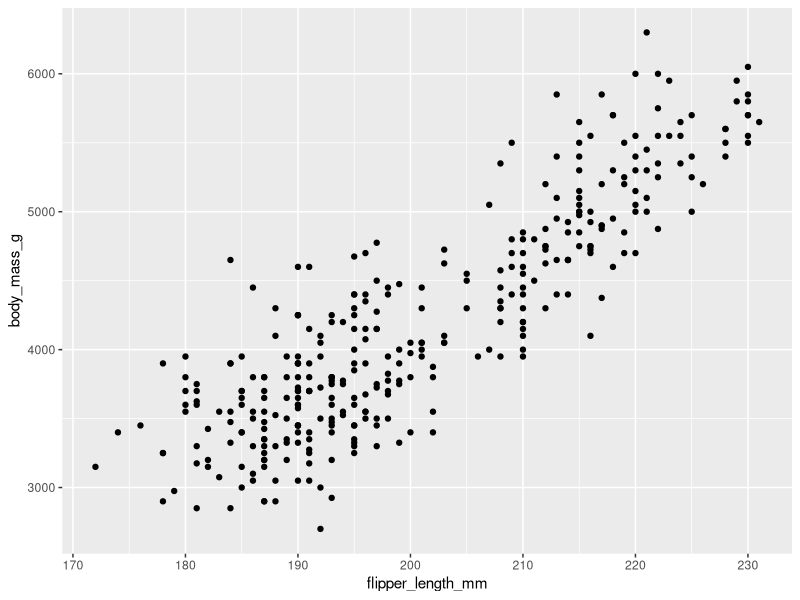
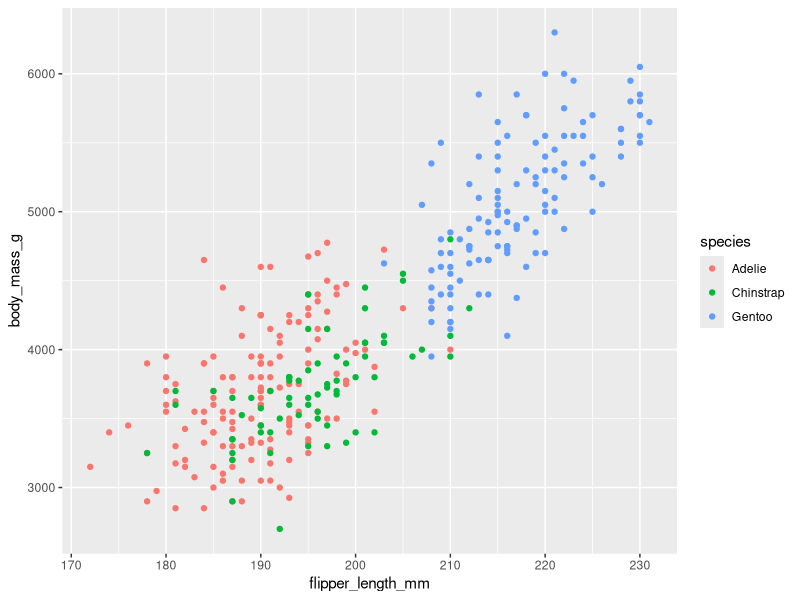
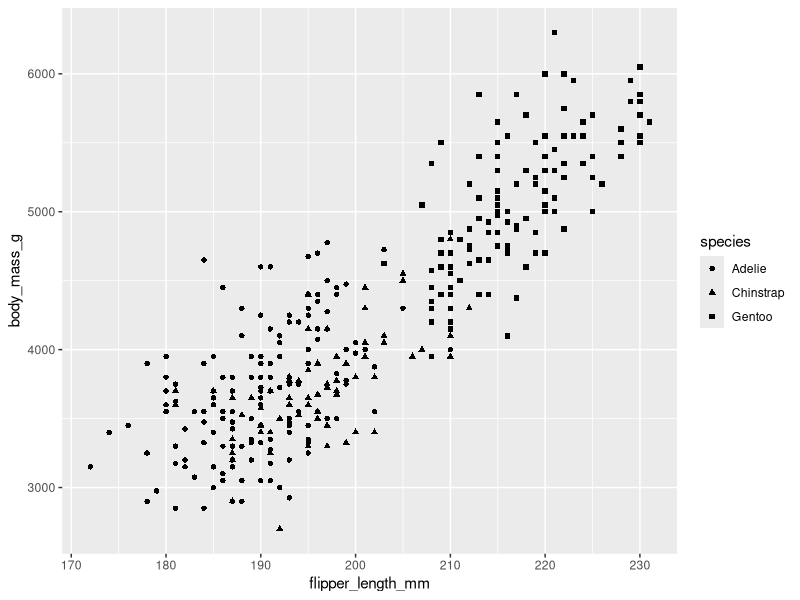
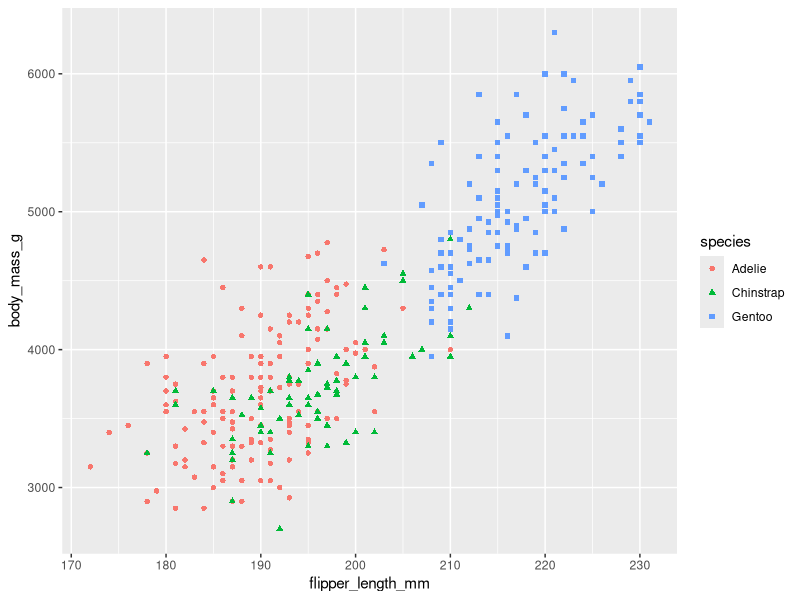
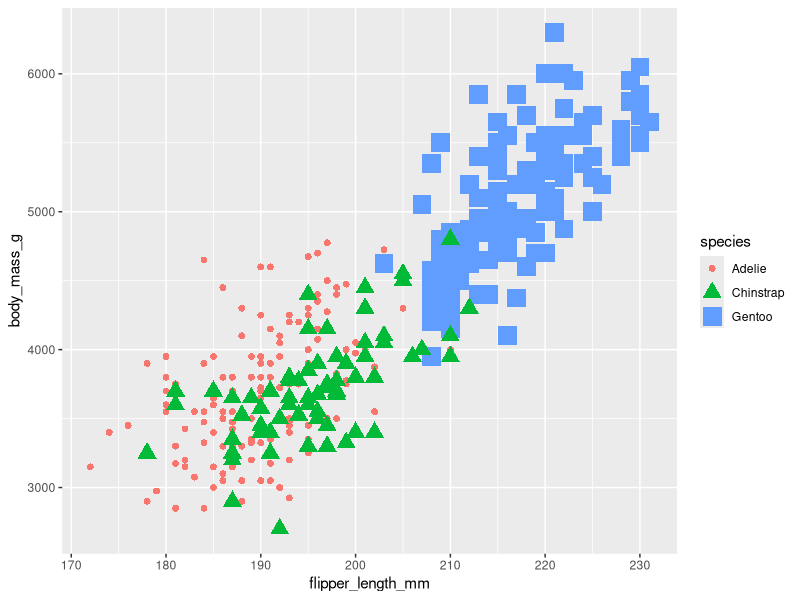
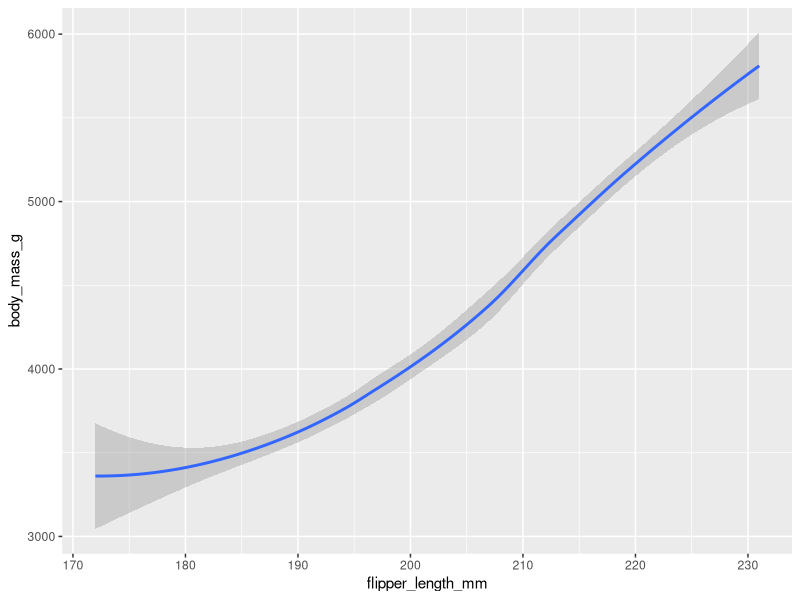
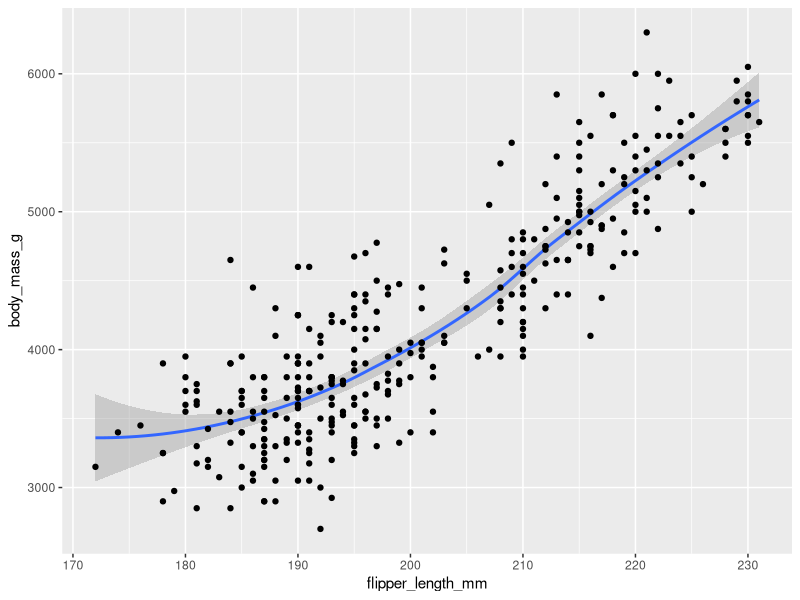
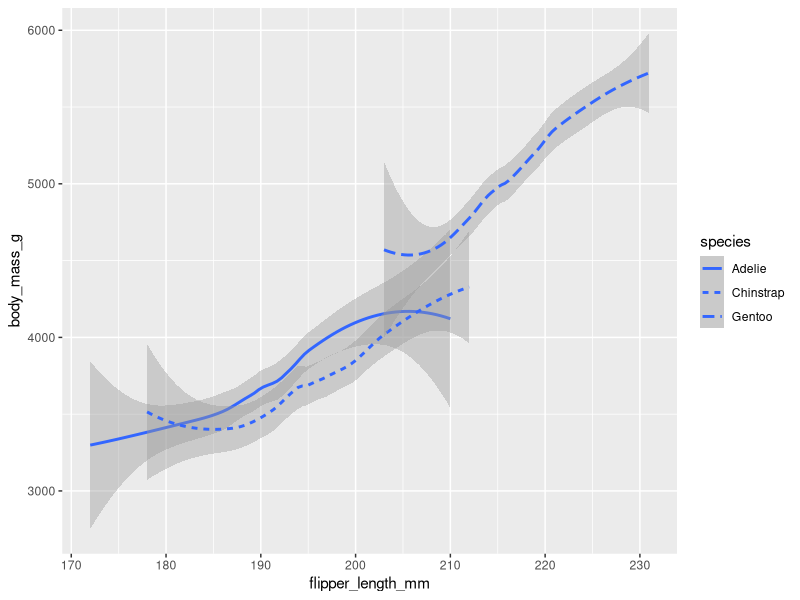

These charts were generated, in order, by the following R code:
## ---- chunk 1
library("ggplot2")
library("palmerpenguins")
library("tidyverse")
data("penguins")
View("penguins")
## ---- chunk 2
ggplot(data = penguins) +
geom_point(mapping = aes(x = flipper_length_mm, y = body_mass_g))
## ---- chunk 3
ggplot(data=penguins) +
  geom_point(mapping=aes(x = flipper_length_mm, y = body_mass_g, color=species))
## ---- chunk 4
ggplot(data=penguins) +
  geom_point(mapping=aes(x = flipper_length_mm, y = body_mass_g, shape=species))
## ---- chunk 5
ggplot(data=penguins) +
  geom_point(mapping=aes(x = flipper_length_mm, y = body_mass_g, shape=species, color=species))
## ---- chunk 6
ggplot(data=penguins) +
  geom_point(mapping=aes(x = flipper_length_mm, y = body_mass_g, shape=species, color=species, size=species))
## ---- chunk 7
ggplot(data=penguins) +
  geom_smooth(mapping=aes(x=flipper_length_mm, y=body_mass_g))
## ---- chunk 8
ggplot(data=penguins) +
  geom_smooth(mapping=aes(x=flipper_length_mm, y=body_mass_g)) +
  geom_point(mapping=aes(x=flipper_length_mm, y=body_mass_g))
## ---- chunk 9

ggplot(data=penguins) +
  geom_smooth(mapping=aes(x=flipper_length_mm, y=body_mass_g, linetype=species))
## ---- chunk 10
ggplot(data=penguins) +
  geom_smooth(mapping=aes(x=flipper_length_mm, y=body_mass_g)) +
  geom_jitter(mapping=aes(x=flipper_length_mm, y=body_mass_g))
## ---- chunk 11
ggplot(data=penguins) +
  geom_point(mapping=aes(x = flipper_length_mm, y = body_mass_g, color=species)) + 
  facet_wrap(~species)
## ---- chunk 12
ggplot(data=penguins) +
  geom_point(mapping=aes(x = flipper_length_mm, y = body_mass_g, color=species)) + 
  facet_grid(sex~species)
## ---- chunk 13
ggplot(data=penguins) +
  geom_point(mapping=aes(x = flipper_length_mm, y = body_mass_g, color=species)) + 
  labs(title="Palmer Penguins: Massa Corporal vs. Tamanho da nadadeira", subtitle = "Amostra sobre 3 espécies de pinguins",
         caption="Dados de Drª Kristen Gorman") + 
  annotate("text", x=220,y=3500, label="Os Gentoos sao maiores", color="red", fontface="bold", size=3, angle=90)
